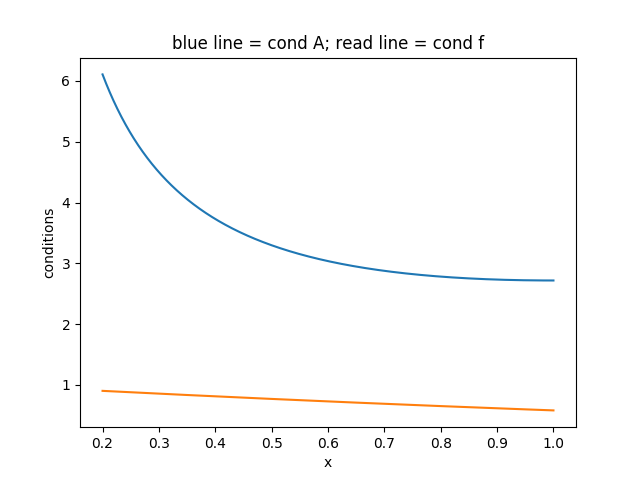

Reproduce this figure in Python.
import numpy as np 
import matplotlib.pyplot as plt 

x = np.linspace(0.2,1,1001)
plt.plot(x,np.exp(x)/x)
plt.plot(x,x/(np.exp(x)-1))
plt.xlabel("x")
plt.ylabel("conditions")
plt.title("blue line = cond A; read line = cond f")
plt.show()
